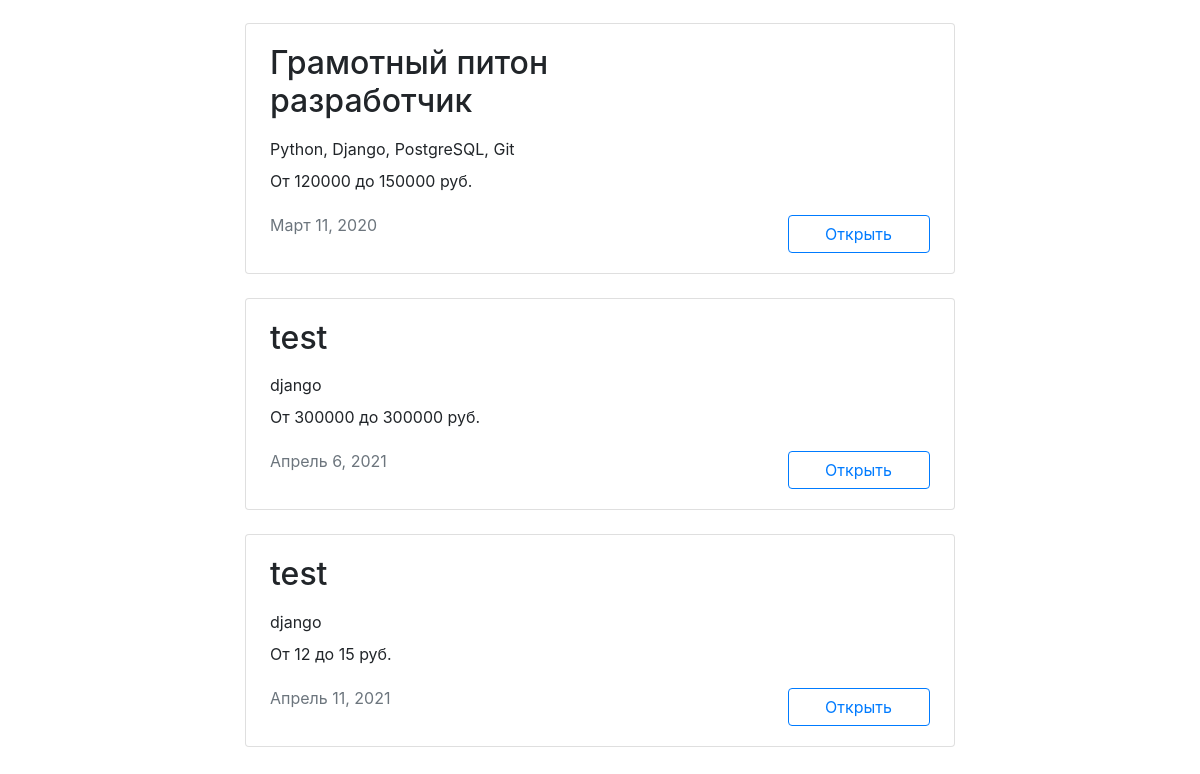
The page /vacancies/ (lower part) on the database as committed earlier.
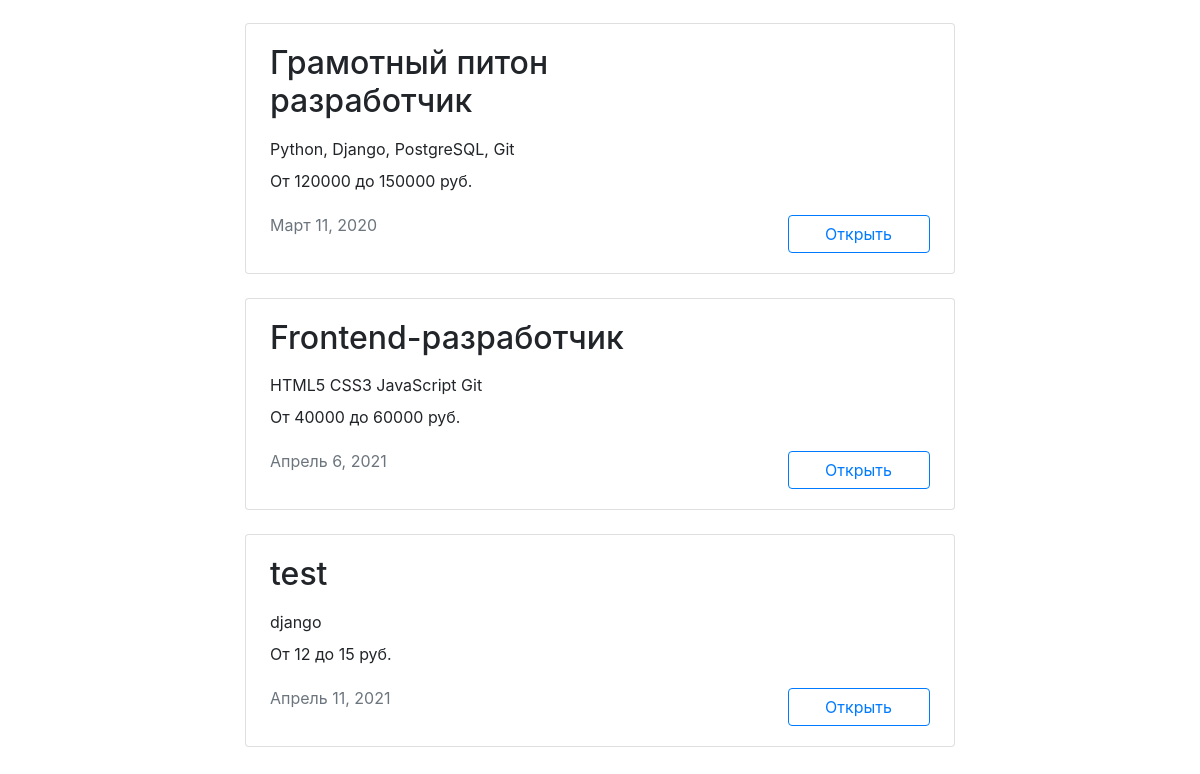
The same page on the database as committed later.
### vacancies/models.py (models this page shows, shortened)
class Vacancy(models.Model):
    title = models.CharField(max_length=50, verbose_name='Название вакансии')
    specialty = models.ForeignKey('Specialty', related_name="vacancies", on_delete=models.CASCADE,
                                  verbose_name='Специализация')
    company = models.ForeignKey('Company', related_name="vacancies", on_delete=models.CASCADE)
    skills = models.CharField(max_length=200, verbose_name='Требуемые навыки')
    description = models.TextField(verbose_name='Описание вакансии')
    salary_min = models.IntegerField(verbose_name='Зарплата от')
    salary_max = models.IntegerField(verbose_name='Зарплата до')
    published_at = models.DateField(default=timezone.now)

### vacancies/views.py (the view)
# urls.py: path('vacancies/', views.ListVacanciesView.as_view(), name='list_all_vacancies'),
class ListVacanciesView(View):
    def get(self, request):
        vacancies = Vacancy.objects.all()
        return render(request, 'vacancies/vacancies.html', {'vacancies': vacancies})

### vacancies/templatetags/ru_pluralize.py (called while the page is built)
@register.filter()
def ru_pluralize(number: Union[int, str], arg: str = 'дурак,дурака,дураков'):
    nominative_singular, genitive_singular, genitive_plural = arg.split(',')
    number = abs(int(number))
    if 10 <= number % 100 <= 20:
        return f'{number} {genitive_plural}'
    if number % 10 == 1:
        return f'{number} {nominative_singular}'
    if 2 <= number % 10 <= 4:
        return f'{number} {genitive_singular}'
    return f'{number} {genitive_plural}'

### vacancies/templates/vacancies/vacancies.html (shortened to what this page needs)
{% extends 'vacancies/base.html' %}
{% load ru_pluralize %}
{% block content %}
  <main class="container mt-3">
    <section>
    {% if specialty in specialties.code %}
      <h1 class="h1 text-center mx-auto mt-4 pt-5" style="font-size: 70px;"><strong>{{ specialties.title }}</strong></h1>
      <p class="text-center pt-1">{{ specialties.vacancies.count|ru_pluralize:'вакансия,вакансии,вакансий' }} </p>
    {% for vacancy in vacancies_by_specialty %}
            <div class="col-12 col-lg-8 offset-lg-2 m-auto">
                <div class="card mb-4">
                  <div class="card-body px-4">
                    <div class="row">
                      <div class="col-12 col-md-8 col-lg-9">
                  <h2 class="h2 pb-2">{{ vacancy.title }}</h2>
                  <p class="mb-2">{{ vacancy.skills }}</p>
                  <p>От {{ vacancy.salary_min }} до {{ vacancy.salary_max }} руб.</p>
                  <p class="text-muted pt-1">{{ vacancy.published_at }}</p>
                </div>
                <div class="col-12 col-md-4 col-lg-3 d-flex align-items-end">
                  <a href="{% url 'vacancy' vacancy.id %}"><button style="width:142px" class="btn btn-outline-primary">Открыть</button></a>
                </div>
              </div>
            </div>
          </div>
        </div>
    {% endfor %}
    {% else %}
    {% for vacancy in vacancies %}
            <div class="col-12 col-lg-8 offset-lg-2 m-auto">
                <div class="card mb-4">
                  <div  class="card-body px-4">
                    <div class="row">
                      <div class="col-12 col-md-8 col-lg-9">
                  <h2 class="h2 pb-2">{{ vacancy.title }}</h2>
                  <p class="mb-2">{{ vacancy.skills }}</p>
                  <p>От {{ vacancy.salary_min }} до {{ vacancy.salary_max }} руб.</p>
                  <p class="text-muted pt-1">{{ vacancy.published_at }}</p>
                </div>
                <div class="col-12 col-md-4 col-lg-3 d-flex align-items-end">
                  <a href="{% url 'vacancy' vacancy.id %}"><button style="width:142px" class="btn btn-outline-primary">Открыть</button></a>
                </div>
              </div>
            </div>
          </div>
        </div>
    {% endfor %}
    {% endif %}
    </section>
  </main>
{% endblock %}

Rows that differ between the two databases and show on the page:
changed Vacancy: title "test" → "Frontend-разработчик"; skills "django" → "HTML5 CSS3 JavaScript Git"; salary_min "300000" → "40000"; salary_max "300000" → "60000"
